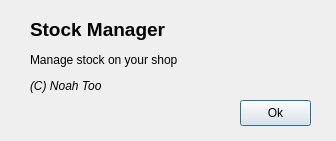
<?xml version="1.0" encoding="UTF-8"?>
<ui version="4.0">
 <class>dlgAbout</class>
 <widget class="QDialog" name="dlgAbout">
  <property name="windowModality">
   <enum>Qt::WindowModal</enum>
  </property>
  <property name="geometry">
   <rect>
    <x>0</x>
    <y>0</y>
    <width>336</width>
    <height>141</height>
   </rect>
  </property>
  <property name="windowTitle">
   <string>About</string>
  </property>
  <property name="modal">
   <bool>true</bool>
  </property>
  <widget class="QLabel" name="label">
   <property name="geometry">
    <rect>
     <x>30</x>
     <y>10</y>
     <width>201</width>
     <height>91</height>
    </rect>
   </property>
   <property name="text">
    <string>&lt;html&gt;&lt;head/&gt;&lt;body&gt;&lt;p&gt;&lt;span style=&quot; font-size:14pt; font-weight:600;&quot;&gt;Stock Manager&lt;/span&gt;&lt;/p&gt;&lt;p&gt;Manage stock on your shop&lt;/p&gt;&lt;p&gt;&lt;span style=&quot; font-style:italic;&quot;&gt;(C) Noah Too&lt;/span&gt;&lt;/p&gt;&lt;/body&gt;&lt;/html&gt;</string>
   </property>
   <property name="textFormat">
    <enum>Qt::RichText</enum>
   </property>
   <property name="wordWrap">
    <bool>true</bool>
   </property>
  </widget>
  <widget class="QPushButton" name="pushButton">
   <property name="geometry">
    <rect>
     <x>240</x>
     <y>100</y>
     <width>71</width>
     <height>26</height>
    </rect>
   </property>
   <property name="text">
    <string>Ok</string>
   </property>
  </widget>
 </widget>
 <resources/>
 <connections>
  <connection>
   <sender>pushButton</sender>
   <signal>clicked()</signal>
   <receiver>dlgAbout</receiver>
   <slot>accept()</slot>
   <hints>
    <hint type="sourcelabel">
     <x>278</x>
     <y>112</y>
    </hint>
    <hint type="destinationlabel">
     <x>327</x>
     <y>67</y>
    </hint>
   </hints>
  </connection>
 </connections>
</ui>
